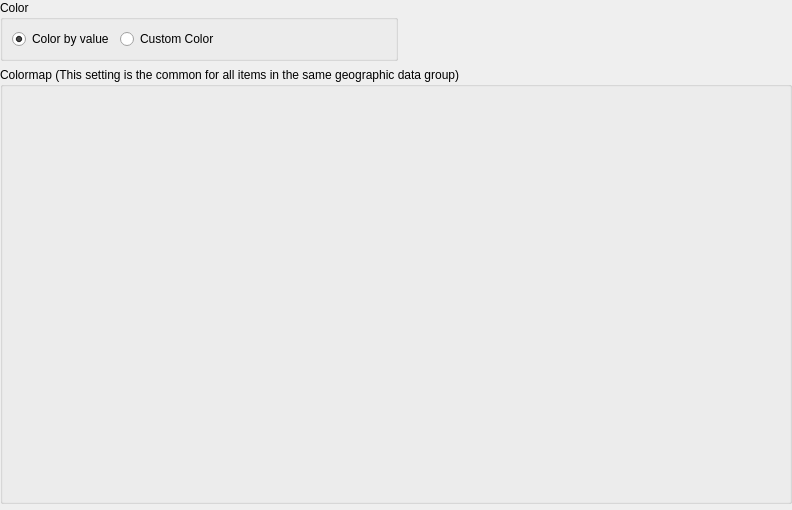
<?xml version="1.0" encoding="UTF-8"?>
<ui version="4.0">
 <class>GeoDataGdal_DisplaySettingWidget</class>
 <widget class="QWidget" name="GeoDataGdal_DisplaySettingWidget">
  <property name="geometry">
   <rect>
    <x>0</x>
    <y>0</y>
    <width>792</width>
    <height>510</height>
   </rect>
  </property>
  <property name="windowTitle">
   <string>Form</string>
  </property>
  <layout class="QVBoxLayout" name="verticalLayout" stretch="0,1,0">
   <property name="leftMargin">
    <number>0</number>
   </property>
   <property name="topMargin">
    <number>0</number>
   </property>
   <property name="rightMargin">
    <number>0</number>
   </property>
   <property name="bottomMargin">
    <number>0</number>
   </property>
   <item>
    <layout class="QHBoxLayout" name="horizontalLayout_2">
     <item>
      <widget class="QGroupBox" name="colorGroupBox">
       <property name="title">
        <string>Color</string>
       </property>
       <layout class="QHBoxLayout" name="horizontalLayout">
        <item>
         <widget class="QRadioButton" name="byValueRadioButton">
          <property name="locale">
           <locale language="English" country="UnitedStates"/>
          </property>
          <property name="text">
           <string>Color by value</string>
          </property>
          <property name="checked">
           <bool>true</bool>
          </property>
         </widget>
        </item>
        <item>
         <widget class="QRadioButton" name="arbitraryRadioButton">
          <property name="text">
           <string>Custom Color</string>
          </property>
         </widget>
        </item>
        <item>
         <widget class="ColorEditWidget" name="colorEditWidget">
          <property name="minimumSize">
           <size>
            <width>50</width>
            <height>0</height>
           </size>
          </property>
         </widget>
        </item>
        <item>
         <spacer name="horizontalSpacer">
          <property name="orientation">
           <enum>Qt::Horizontal</enum>
          </property>
          <property name="sizeHint" stdset="0">
           <size>
            <width>111</width>
            <height>20</height>
           </size>
          </property>
         </spacer>
        </item>
       </layout>
      </widget>
     </item>
     <item>
      <spacer name="horizontalSpacer_3">
       <property name="orientation">
        <enum>Qt::Horizontal</enum>
       </property>
       <property name="sizeHint" stdset="0">
        <size>
         <width>40</width>
         <height>20</height>
        </size>
       </property>
      </spacer>
     </item>
    </layout>
   </item>
   <item>
    <widget class="QGroupBox" name="colorMapGroupBox">
     <property name="title">
      <string>Colormap (This setting is the common for all items in the same geographic data group)</string>
     </property>
     <layout class="QVBoxLayout" name="verticalLayout_2">
      <item>
       <widget class="QWidgetContainer" name="colorMapWidget" native="true"/>
      </item>
     </layout>
    </widget>
   </item>
   <item>
    <widget class="TransparencyWidget" name="transparencyWidget" native="true"/>
   </item>
  </layout>
 </widget>
 <customwidgets>
  <customwidget>
   <class>QWidgetContainer</class>
   <extends>QWidget</extends>
   <header>misc/qwidgetcontainer.h</header>
   <container>1</container>
  </customwidget>
  <customwidget>
   <class>TransparencyWidget</class>
   <extends>QWidget</extends>
   <header>guibase/widget/transparencywidget.h</header>
   <container>1</container>
  </customwidget>
  <customwidget>
   <class>ColorEditWidget</class>
   <extends>QLabel</extends>
   <header>guibase/widget/coloreditwidget.h</header>
   <container>1</container>
  </customwidget>
 </customwidgets>
 <resources/>
 <connections/>
</ui>
